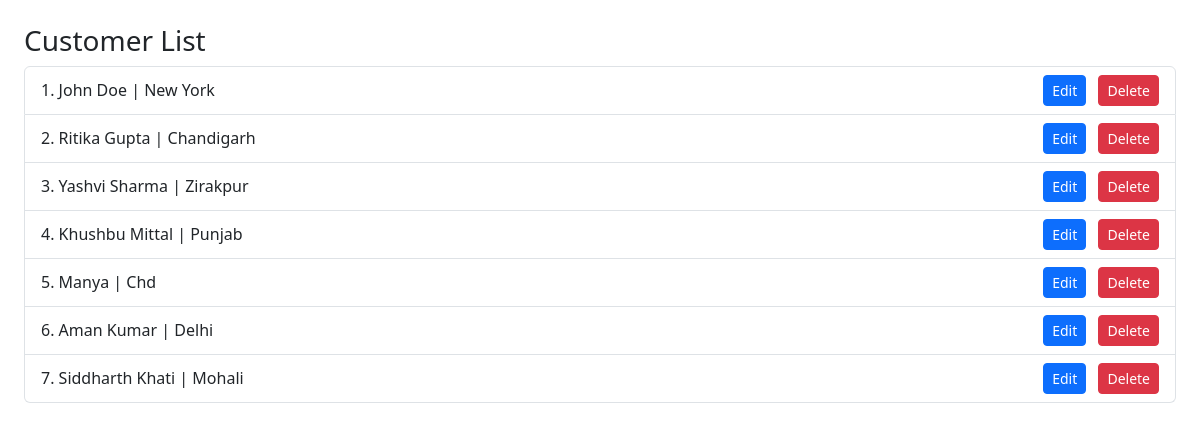
The page /customers on the database as committed earlier.
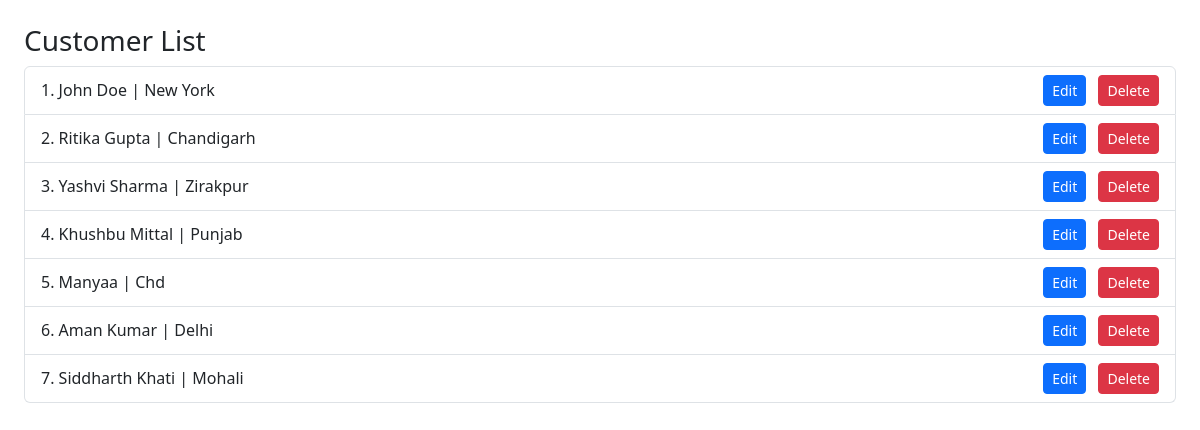
The same page on the database as committed later.
### models.py (models this page shows)
class Customer(Model):
    full_name = CharField(200)
    address = TextField()
    class Meta:
        database = db

### app.py (the view)
@app.route("/customers", methods=["POST", "GET"])
def customers():
    if request.method == "POST":
        customer = Customer.create(
            full_name=request.form.get("full_name"),
            address=request.form.get("address")
        )
        return redirect("/customers")
    return render_template("list-customer.html", customers=Customer.select())

### templates/list-customer.html
{% extends "base.html" %}
{% block body %}
<h3>Customer List</h3>
<ul class="list-group">
    {% for customer in customers %}
        <li class="list-group-item d-flex justify-content-between align-items-center">
            <span>
                {{ customer.id }}. {{ customer.full_name }} | {{ customer.address }}
            </span>
            <div>
                <a href="/customers/{{ customer.id }}/edit" class="btn btn-sm btn-primary me-2">Edit</a>
                <form action="/customers/{{ customer.id }}" method="post" class="d-inline">
                    <button type="submit" class="btn btn-sm btn-danger">Delete</button>
                </form>
            </div>
        </li>
    {% endfor %}
</ul>
{% endblock %}

Rows that differ between the two databases and show on the page:
changed Customer "Chd": full_name "Manya" → "Manyaa"
